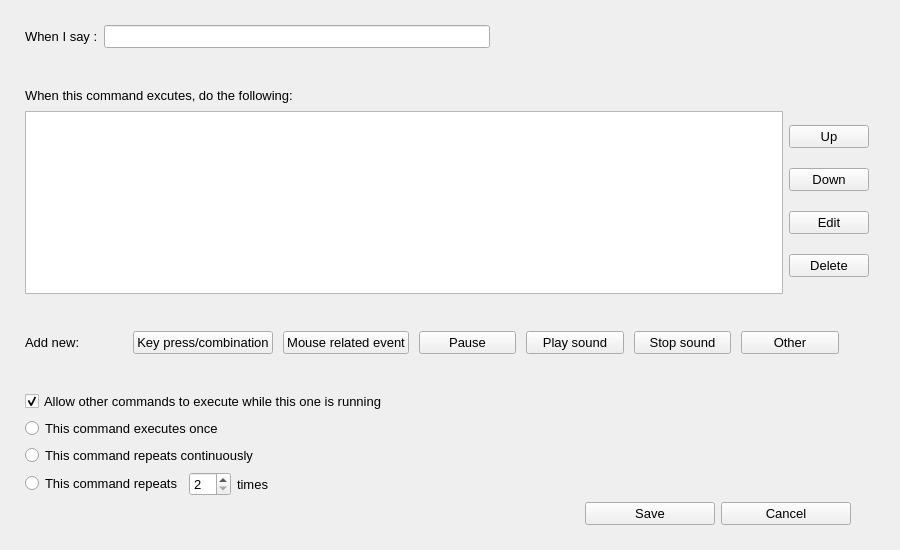
<?xml version="1.0" encoding="UTF-8"?>
<ui version="4.0">
 <class>CommandEditDialog</class>
 <widget class="QDialog" name="CommandEditDialog">
  <property name="geometry">
   <rect>
    <x>0</x>
    <y>0</y>
    <width>900</width>
    <height>550</height>
   </rect>
  </property>
  <property name="font">
   <font>
    <pointsize>10</pointsize>
   </font>
  </property>
  <property name="windowTitle">
   <string>Command Edit Dialog</string>
  </property>
  <property name="sizeGripEnabled">
   <bool>false</bool>
  </property>
  <layout class="QGridLayout" name="gridLayout">
   <property name="leftMargin">
    <number>25</number>
   </property>
   <property name="topMargin">
    <number>25</number>
   </property>
   <property name="rightMargin">
    <number>25</number>
   </property>
   <property name="bottomMargin">
    <number>25</number>
   </property>
   <item row="9" column="0">
    <layout class="QHBoxLayout" name="horizontalLayout_9">
     <item>
      <widget class="QRadioButton" name="oneExe">
       <property name="text">
        <string>This command executes once</string>
       </property>
       <property name="autoExclusive">
        <bool>true</bool>
       </property>
      </widget>
     </item>
     <item>
      <spacer name="horizontalSpacer_4">
       <property name="orientation">
        <enum>Qt::Horizontal</enum>
       </property>
       <property name="sizeHint" stdset="0">
        <size>
         <width>40</width>
         <height>20</height>
        </size>
       </property>
      </spacer>
     </item>
    </layout>
   </item>
   <item row="3" column="0" colspan="7">
    <layout class="QHBoxLayout" name="horizontalLayout_7">
     <item>
      <widget class="QListWidget" name="actionsListWidget">
       <property name="font">
        <font>
         <pointsize>11</pointsize>
        </font>
       </property>
      </widget>
     </item>
     <item>
      <layout class="QVBoxLayout" name="verticalLayout_6">
       <item>
        <widget class="QPushButton" name="upBut">
         <property name="text">
          <string>Up</string>
         </property>
         <property name="autoDefault">
          <bool>false</bool>
         </property>
        </widget>
       </item>
       <item>
        <widget class="QPushButton" name="downBut">
         <property name="text">
          <string>Down</string>
         </property>
         <property name="autoDefault">
          <bool>false</bool>
         </property>
        </widget>
       </item>
       <item>
        <widget class="QPushButton" name="editBut">
         <property name="text">
          <string>Edit</string>
         </property>
         <property name="autoDefault">
          <bool>false</bool>
         </property>
        </widget>
       </item>
       <item>
        <widget class="QPushButton" name="deleteBut">
         <property name="text">
          <string>Delete</string>
         </property>
         <property name="autoDefault">
          <bool>false</bool>
         </property>
        </widget>
       </item>
      </layout>
     </item>
    </layout>
   </item>
   <item row="2" column="0" colspan="2">
    <layout class="QHBoxLayout" name="horizontalLayout_6">
     <item>
      <widget class="QLabel" name="label_2">
       <property name="text">
        <string>When this command excutes, do the following:</string>
       </property>
      </widget>
     </item>
     <item>
      <spacer name="horizontalSpacer_2">
       <property name="orientation">
        <enum>Qt::Horizontal</enum>
       </property>
       <property name="sizeHint" stdset="0">
        <size>
         <width>40</width>
         <height>20</height>
        </size>
       </property>
      </spacer>
     </item>
    </layout>
   </item>
   <item row="11" column="0">
    <layout class="QHBoxLayout" name="horizontalLayout_11">
     <item>
      <widget class="QRadioButton" name="repeatExe">
       <property name="text">
        <string>This command repeats</string>
       </property>
       <property name="autoExclusive">
        <bool>true</bool>
       </property>
      </widget>
     </item>
     <item>
      <widget class="QSpinBox" name="repeatCnt">
       <property name="minimum">
        <number>2</number>
       </property>
      </widget>
     </item>
     <item>
      <widget class="QLabel" name="label_3">
       <property name="text">
        <string>times</string>
       </property>
      </widget>
     </item>
     <item>
      <spacer name="horizontalSpacer_6">
       <property name="orientation">
        <enum>Qt::Horizontal</enum>
       </property>
       <property name="sizeHint" stdset="0">
        <size>
         <width>40</width>
         <height>20</height>
        </size>
       </property>
      </spacer>
     </item>
    </layout>
   </item>
   <item row="1" column="0">
    <spacer name="verticalSpacer">
     <property name="orientation">
      <enum>Qt::Vertical</enum>
     </property>
     <property name="sizeHint" stdset="0">
      <size>
       <width>20</width>
       <height>40</height>
      </size>
     </property>
    </spacer>
   </item>
   <item row="8" column="0" colspan="3">
    <layout class="QHBoxLayout" name="horizontalLayout_8">
     <item>
      <widget class="QCheckBox" name="asyncChk">
       <property name="text">
        <string>Allow other commands to execute while this one is running</string>
       </property>
       <property name="checked">
        <bool>true</bool>
       </property>
      </widget>
     </item>
     <item>
      <spacer name="horizontalSpacer_3">
       <property name="orientation">
        <enum>Qt::Horizontal</enum>
       </property>
       <property name="sizeHint" stdset="0">
        <size>
         <width>40</width>
         <height>20</height>
        </size>
       </property>
      </spacer>
     </item>
    </layout>
   </item>
   <item row="7" column="0">
    <spacer name="verticalSpacer_3">
     <property name="orientation">
      <enum>Qt::Vertical</enum>
     </property>
     <property name="sizeHint" stdset="0">
      <size>
       <width>20</width>
       <height>40</height>
      </size>
     </property>
    </spacer>
   </item>
   <item row="6" column="0" colspan="2">
    <layout class="QHBoxLayout" name="horizontalLayout_2">
     <property name="spacing">
      <number>10</number>
     </property>
     <item>
      <widget class="QLabel" name="label_4">
       <property name="text">
        <string>Add new:</string>
       </property>
      </widget>
     </item>
     <item>
      <widget class="QPushButton" name="keyBtn">
       <property name="text">
        <string>Key press/combination</string>
       </property>
       <property name="autoDefault">
        <bool>false</bool>
       </property>
      </widget>
     </item>
     <item>
      <widget class="QPushButton" name="mouseBtn">
       <property name="text">
        <string>Mouse related event</string>
       </property>
       <property name="autoDefault">
        <bool>false</bool>
       </property>
      </widget>
     </item>
     <item>
      <widget class="QPushButton" name="pauseBtn">
       <property name="text">
        <string>Pause</string>
       </property>
       <property name="autoDefault">
        <bool>false</bool>
       </property>
      </widget>
     </item>
     <item>
      <widget class="QPushButton" name="playSoundBtn">
       <property name="text">
        <string>Play sound</string>
       </property>
       <property name="autoDefault">
        <bool>false</bool>
       </property>
      </widget>
     </item>
     <item>
      <widget class="QPushButton" name="stopSoundBtn">
       <property name="text">
        <string>Stop sound</string>
       </property>
       <property name="autoDefault">
        <bool>false</bool>
       </property>
      </widget>
     </item>
     <item>
      <widget class="QPushButton" name="otherBtn">
       <property name="text">
        <string>Other</string>
       </property>
       <property name="autoDefault">
        <bool>false</bool>
       </property>
      </widget>
     </item>
    </layout>
   </item>
   <item row="0" column="0" colspan="8">
    <layout class="QHBoxLayout" name="horizontalLayout" stretch="0,0,0">
     <item>
      <widget class="QLabel" name="label">
       <property name="text">
        <string>When I say :</string>
       </property>
      </widget>
     </item>
     <item>
      <widget class="QLineEdit" name="say"/>
     </item>
     <item>
      <spacer name="horizontalSpacer">
       <property name="orientation">
        <enum>Qt::Horizontal</enum>
       </property>
       <property name="sizeHint" stdset="0">
        <size>
         <width>40</width>
         <height>20</height>
        </size>
       </property>
      </spacer>
     </item>
    </layout>
   </item>
   <item row="10" column="0">
    <layout class="QHBoxLayout" name="horizontalLayout_10" stretch="0,0">
     <item>
      <widget class="QRadioButton" name="continueExe">
       <property name="text">
        <string>This command repeats continuously</string>
       </property>
       <property name="autoExclusive">
        <bool>true</bool>
       </property>
      </widget>
     </item>
     <item>
      <spacer name="horizontalSpacer_5">
       <property name="orientation">
        <enum>Qt::Horizontal</enum>
       </property>
       <property name="sizeHint" stdset="0">
        <size>
         <width>40</width>
         <height>20</height>
        </size>
       </property>
      </spacer>
     </item>
    </layout>
   </item>
   <item row="15" column="0" colspan="4">
    <layout class="QHBoxLayout" name="horizontalLayout_12">
     <item>
      <spacer name="horizontalSpacer_7">
       <property name="orientation">
        <enum>Qt::Horizontal</enum>
       </property>
       <property name="sizeHint" stdset="0">
        <size>
         <width>40</width>
         <height>20</height>
        </size>
       </property>
      </spacer>
     </item>
     <item>
      <widget class="QPushButton" name="ok">
       <property name="minimumSize">
        <size>
         <width>130</width>
         <height>0</height>
        </size>
       </property>
       <property name="text">
        <string>Save</string>
       </property>
       <property name="autoDefault">
        <bool>false</bool>
       </property>
      </widget>
     </item>
     <item>
      <widget class="QPushButton" name="cancel">
       <property name="minimumSize">
        <size>
         <width>130</width>
         <height>0</height>
        </size>
       </property>
       <property name="text">
        <string>Cancel</string>
       </property>
       <property name="autoDefault">
        <bool>false</bool>
       </property>
      </widget>
     </item>
    </layout>
   </item>
   <item row="4" column="0" colspan="2">
    <spacer name="verticalSpacer_2">
     <property name="orientation">
      <enum>Qt::Vertical</enum>
     </property>
     <property name="sizeHint" stdset="0">
      <size>
       <width>20</width>
       <height>40</height>
      </size>
     </property>
    </spacer>
   </item>
  </layout>
 </widget>
 <resources/>
 <connections/>
</ui>
